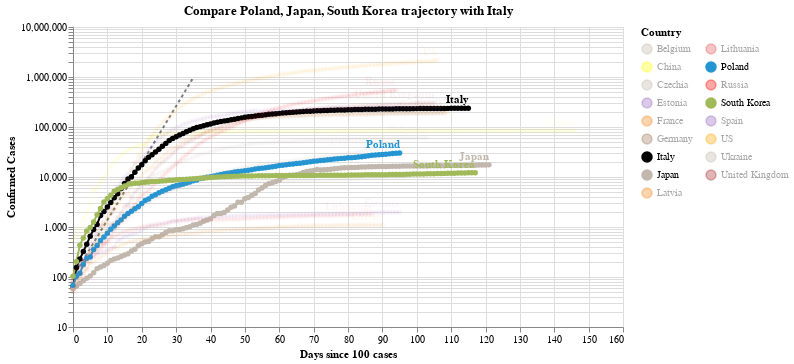

The notebook cell saved with this chart:
### Code cell
#hide_input
chart3 = make_since_chart(dff2, ['Poland', 'Japan', 'South Korea'], baseline_countries)
chart3

### Figure 1 — Vega-Lite specification as saved in the notebook (floating-point values rounded to 4 significant figures; data arrays with more than 128 entries replaced by an {"elided": "..."} marker saying what was removed)
{"config": {"view": {"continuousWidth": 400, "continuousHeight": 300}}, "layer": [{"data": {"name": "data-628230001892d6798b50651be41d1b3e"}, "mark": {"type": "line", "color": "black", "opacity": 0.5, "strokeDash": [3, 3]}, "encoding": {"x": {"type": "quantitative", "field": "Days since 100 cases"}, "y": {"type": "quantitative", "field": "Confirmed Cases"}}}, {"data": {"name": "data-dfe93763bc710deb71c23627bb362ad5"}, "mark": {"type": "line", "point": true}, "encoding": {"color": {"type": "nominal", "field": "Country", "legend": {"columns": 2}, "scale": {"domain": ["Belgium", "China", "Czechia", "Estonia", "France", "Germany", "Italy", "Japan", "Latvia", "Lithuania", "Poland", "Russia", "South Korea", "Spain", "US", "Ukraine", "United Kingdom"], "range": ["#C1B7AD", "yellow", "#C1B7AD", "#9467bd", "#F58518", "#9D755D", "black", "#C1B7AD", "#F58518", "#E45756", "#2495D3", "red", "#A1BA59", "#9467bd", "orange", "#C1B7AD", "brown"]}}, "opacity": {"condition": {"value": 1, "selection": "selector001"}, "value": 0.05}, "tooltip": [{"type": "nominal", "field": "Country"}, {"type": "temporal", "field": "Date"}, {"type": "quantitative", "field": "Confirmed Cases"}, {"type": "quantitative", "field": "Days since 100 cases"}], "x": {"type": "quantitative", "field": "Days since 100 cases"}, "y": {"type": "quantitative", "field": "Confirmed Cases", "scale": {"type": "log"}}}, "selection": {"selector001": {"type": "multi", "fields": ["Country"], "bind": "legend", "init": [{"Country": "Poland"}, {"Country": "Japan"}, {"Country": "South Korea"}, {"Country": "Italy"}]}}, "width": 550}, {"data": {"name": "data-dfe93763bc710deb71c23627bb362ad5"}, "mark": {"type": "text", "align": "right", "dy": -8, "fontWeight": "bold"}, "encoding": {"color": {"type": "nominal", "field": "Country", "legend": {"columns": 2}, "scale": {"domain": ["Belgium", "China", "Czechia", "Estonia", "France", "Germany", "Italy", "Japan", "Latvia", "Lithuania", "Poland", "Russia", "South Korea", "Spain", "US", "Ukraine", "United Kingdom"], "range": ["#C1B7AD", "yellow", "#C1B7AD", "#9467bd", "#F58518", "#9D755D", "black", "#C1B7AD", "#F58518", "#E45756", "#2495D3", "red", "#A1BA59", "#9467bd", "orange", "#C1B7AD", "brown"]}}, "opacity": {"condition": {"value": 1, "selection": "selector001"}, "value": 0.05}, "text": {"type": "nominal", "field": "Country"}, "tooltip": [{"type": "nominal", "field": "Country"}, {"type": "temporal", "field": "Date"}, {"type": "quantitative", "field": "Confirmed Cases"}, {"type": "quantitative", "field": "Days since 100 cases"}], "x": {"type": "quantitative", "field": "Days since 100 cases"}, "y": {"type": "quantitative", "field": "Confirmed Cases", "scale": {"type": "log"}}}, "transform": [{"filter": "(datum['Date'] >= 1592265600000)"}], "width": 550}], "title": "Compare Poland, Japan, South Korea trajectory with Italy", "$schema": "https://vega.github.io/schema/vega-lite/v4.0.2.json", "datasets": {"data-628230001892d6798b50651be41d1b3e": [{"Days since 100 cases": 0, "Confirmed Cases": 100.0}, {"Days since 100 cases": 1, "Confirmed Cases": 130.0}, {"Days since 100 cases": 2, "Confirmed Cases": 169.0}, {"Days since 100 cases": 3, "Confirmed Cases": 219.7}, {"Days since 100 cases": 4, "Confirmed Cases": 285.6}, {"Days since 100 cases": 5, "Confirmed Cases": 371.3}, {"Days since 100 cases": 6, "Confirmed Cases": 482.7}, {"Days since 100 cases": 7, "Confirmed Cases": 627.5}, {"Days since 100 cases": 8, "Confirmed Cases": 815.7}, {"Days since 100 cases": 9, "Confirmed Cases": 1060.0}, {"Days since 100 cases": 10, "Confirmed Cases": 1379.0}, {"Days since 100 cases": 11, "Confirmed Cases": 1792.0}, {"Days since 100 cases": 12, "Confirmed Cases": 2330.0}, {"Days since 100 cases": 13, "Confirmed Cases": 3029.0}, {"Days since 100 cases": 14, "Confirmed Cases": 3937.0}, {"Days since 100 cases": 15, "Confirmed Cases": 5119.0}, {"Days since 100 cases": 16, "Confirmed Cases": 6654.0}, {"Days since 100 cases": 17, "Confirmed Cases": 8650.0}, {"Days since 100 cases": 18, "Confirmed Cases": 11250.0}, {"Days since 100 cases": 19, "Confirmed Cases": 14620.0}, {"Days since 100 cases": 20, "Confirmed Cases": 19000.0}, {"Days since 100 cases": 21, "Confirmed Cases": 24710.0}, {"Days since 100 cases": 22, "Confirmed Cases": 32120.0}, {"Days since 100 cases": 23, "Confirmed Cases": 41750.0}, {"Days since 100 cases": 24, "Confirmed Cases": 54280.0}, {"Days since 100 cases": 25, "Confirmed Cases": 70560.0}, {"Days since 100 cases": 26, "Confirmed Cases": 91730.0}, {"Days since 100 cases": 27, "Confirmed Cases": 119300.0}, {"Days since 100 cases": 28, "Confirmed Cases": 155000.0}, {"Days since 100 cases": 29, "Confirmed Cases": 201500.0}, {"Days since 100 cases": 30, "Confirmed Cases": 262000.0}, {"Days since 100 cases": 31, "Confirmed Cases": 340600.0}, {"Days since 100 cases": 32, "Confirmed Cases": 442800.0}, {"Days since 100 cases": 33, "Confirmed Cases": 575600.0}, {"Days since 100 cases": 34, "Confirmed Cases": 748300.0}, {"Days since 100 cases": 35, "Confirmed Cases": 972800.0}], "data-dfe93763bc710deb71c23627bb362ad5": {"elided": "1798 records"}}}
